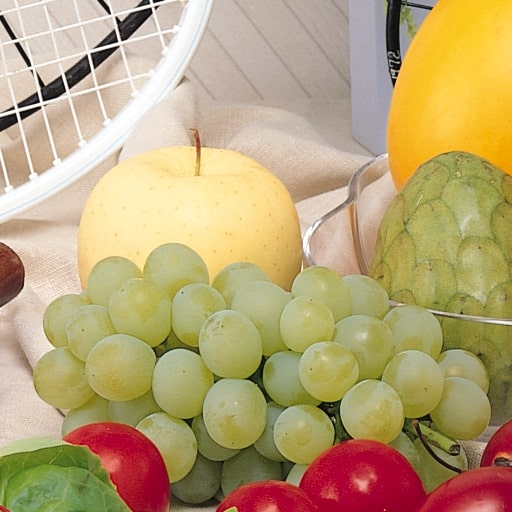
#> input picture 20701014_Q19/20701014_Q19_input.jpg, 512 x 512 px, found by its file name
$ python 20701014_Q19.py
#> lines starting #> are read from the running program, lines starting #| are printed output that depends on the picture
from PIL import Image
import numpy as np

def preprocess_image(image_path):
#> called with image_path = '20701014_Q19/20701014_Q19_input.jpg'
    try:
        image = Image.open(image_path)
#> image is the input picture: PIL image 512x512 RGB; mean R, G, B 185.3, 163.3, 118.3
        image_array = np.array(image)

        # Check if image is already grayscale (2D) or color (3D)
        if len(image_array.shape) == 2:
            return image_array
        elif len(image_array.shape) == 3:
            # Convert RGB to Grayscale using the formula: Y = 0.299R + 0.587G + 0.114B
            height, width = image_array.shape[:2]
#> height = 512; width = 512
            image_gray_array = np.zeros((height, width), dtype=np.uint8)
            for i in range(height):
                for j in range(width):
                    r = image_array[i, j, 0]
                    g = image_array[i, j, 1]
                    b = image_array[i, j, 2]
                    image_gray_array[i, j] = int(0.299 * r + 0.587 * g + 0.114 * b)
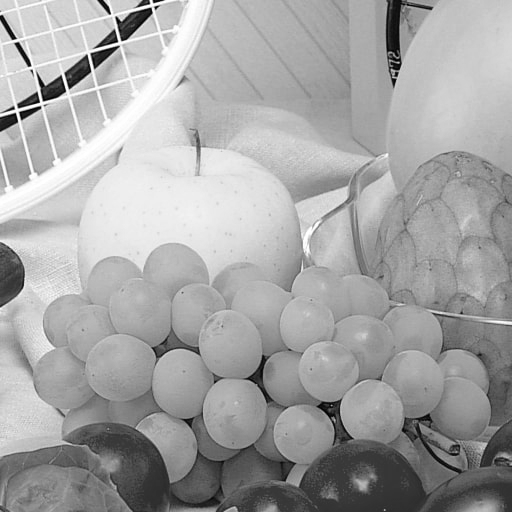
#> image_gray_array: shape (512, 512); min 0, max 255, mean 164.2
            return image_gray_array
    except Exception as e:
        print(f"Error processing image: {e}")
        return None

def apply_logical_and(image1, image2):
    if image1.shape != image2.shape:
        raise ValueError("Images must have the same dimensions")
    height, width = image1.shape
    result = np.zeros((height, width), dtype=np.uint8)
    for i in range(height):
        for j in range(width):
            result[i, j] = image1[i, j] & image2[i, j]
    return result

def apply_logical_or(image1, image2):
    if image1.shape != image2.shape:
        raise ValueError("Images must have the same dimensions")
    height, width = image1.shape
    result = np.zeros((height, width), dtype=np.uint8)
    for i in range(height):
        for j in range(width):
            result[i, j] = image1[i, j] | image2[i, j]
    return result

def apply_logical_not(image):
    if len(image.shape) != 2:
        raise ValueError("Image must be grayscale (2D)")
    height, width = image.shape
    result = np.zeros((height, width), dtype=np.uint8)
    for i in range(height):
        for j in range(width):
            result[i, j] = 255 - image[i, j]
    return result

def apply_logical_xor(image1, image2):
    if image1.shape != image2.shape:
        raise ValueError("Images must have the same dimensions")
    height, width = image1.shape
    result = np.zeros((height, width), dtype=np.uint8)
    for i in range(height):
        for j in range(width):
            result[i, j] = image1[i, j] ^ image2[i, j]
    return result

image_path = '20701014_Q19/20701014_Q19_input.jpg'
preprocessed_image = preprocess_image(image_path)
if preprocessed_image is not None:
    height, width = preprocessed_image.shape
#> height = 512; width = 512

    # Create a mask: left half white (255), right half black (0)
    mask = np.zeros((height, width), dtype=np.uint8)
    mask[:, :width // 2] = 255

    and_result = apply_logical_and(preprocessed_image, mask)
#> after the loop in apply_logical_and, `for i in range(height):`:
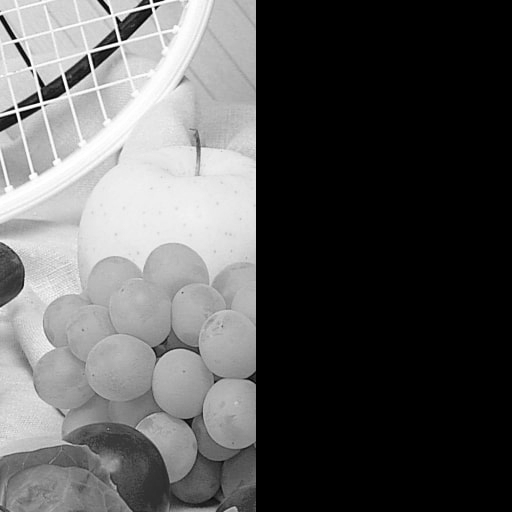
#> result: shape (512, 512); min 0, max 255, mean 88.5
    or_result = apply_logical_or(preprocessed_image, mask)
#> after the loop in apply_logical_or, `for i in range(height):`:
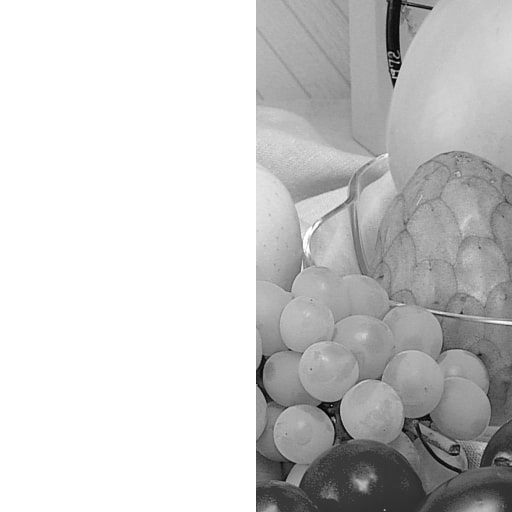
#> result: shape (512, 512); min 0, max 255, mean 203.2
    not_result = apply_logical_not(preprocessed_image)
#> after the loop in apply_logical_not, `for i in range(height):`:
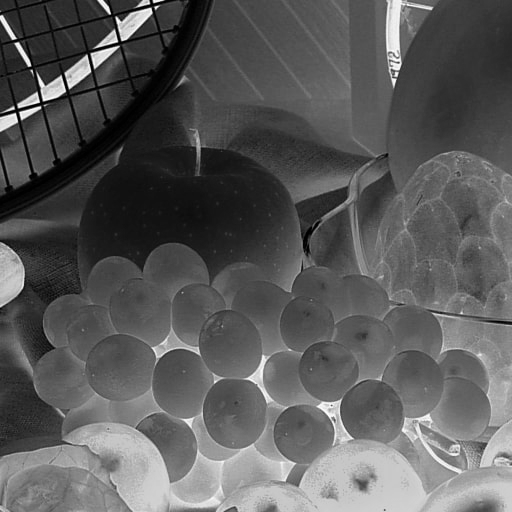
#> result: shape (512, 512); min 0, max 255, mean 90.8
    xor_result = apply_logical_xor(preprocessed_image, mask)
#> after the loop in apply_logical_xor, `for i in range(height):`:
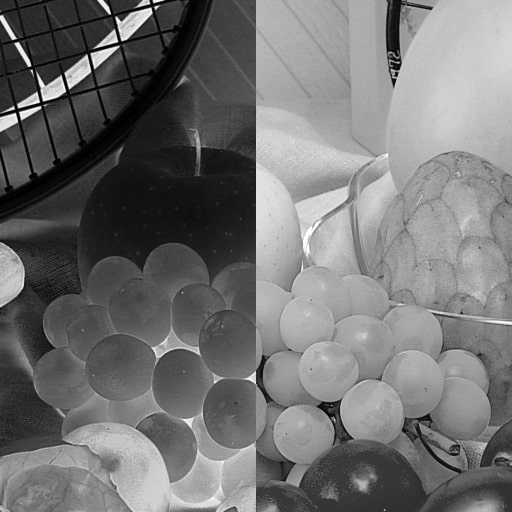
#> result: shape (512, 512); min 0, max 255, mean 114.7

    # Create collage: AND | OR | NOT | XOR
    collage = np.zeros((height, width * 4), dtype=np.uint8)
    collage[:, :width] = and_result
    collage[:, width:width * 2] = or_result
    collage[:, width * 2:width * 3] = not_result
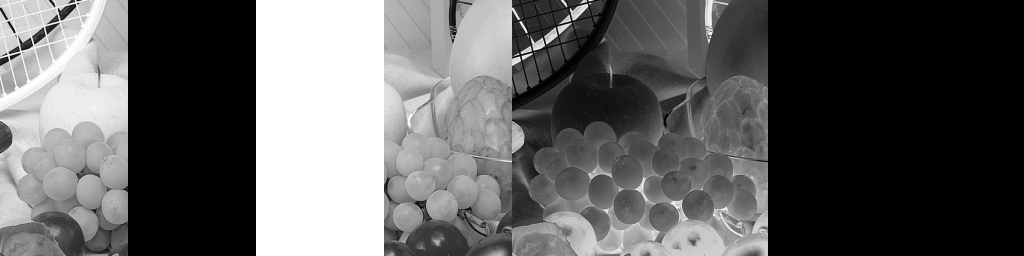
#> collage: shape (512, 2048) (shown at 1/2 size); min 0, max 255, mean 95.6
    collage[:, width * 3:] = xor_result
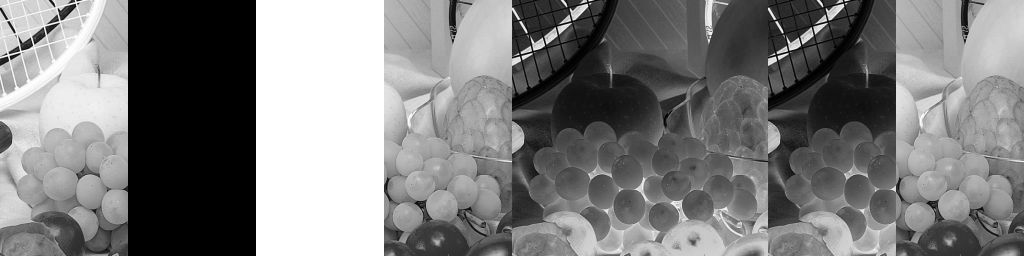
#> collage: shape (512, 2048) (shown at 1/2 size); min 0, max 255, mean 124.3

    collage_pil = Image.fromarray(collage)
    collage_pil.save('20701014_Q19/20701014_Q19_output.jpg')
